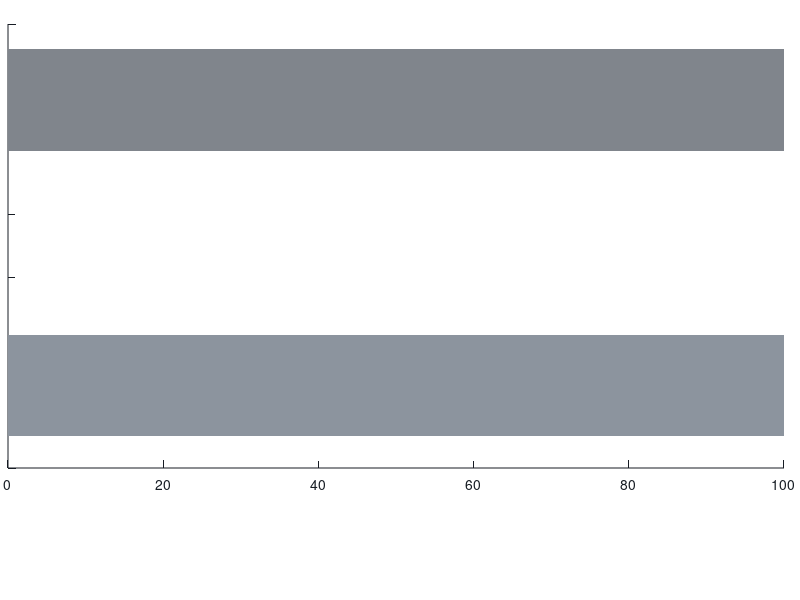

MATLAB code to generate this figure: (Note: this script raises an error after producing the figure.)
%% ================================================================
%% INDIAN ROAD CAPACITY DIGITAL TWIN
%% roadtwin.m
%%
%% USAGE (in MATLAB Command Window):
%%   >> roadtwin
%%
%% This script animates two roads side by side:
%%   TOP    - Ideal road: full capacity, vehicles at 50 km/h
%%   BOTTOM - Defect road: reduced capacity, vehicles slow near obstacle
%%
%% HOW TO USE WITH YOUR REAL DATA:
%%   1. Run analysis on your dashboard
%%   2. Click "Download MATLAB Script" button
%%   3. Rename downloaded file to roadtwin.m
%%   4. Run: >> roadtwin
%%
%% ================================================================

function roadtwin()

%% ---- PARAMETERS (auto-filled by dashboard, or edit manually) ----
base_dsv        = 1500;       %% PCU/hr  IRC:106 Table 2
reduced_cap     = 1050;       %% PCU/hr  after defects
cap_loss_pct    = 30.0;       %% % capacity lost
total_width_m   = 7.0;        %% metres
blocked_m       = 2.1;        %% metres blocked (overlap-aware)
width_factor    = 0.700;      %% effective/total width
pothole_penalty = 0.85;       %% 0.95 shallow / 0.85 moderate / 0.70 deep
num_lanes       = 2;
image_name      = 'demo_road.jpg';
defects_found   = 'pothole + street vendor';
has_pothole     = true;
has_vendor      = true;
has_parking     = false;
has_barricade   = false;

%% ---- DERIVED ----
FREE_SPD   = 50;
vc         = reduced_cap / base_dsv;
cong_spd   = FREE_SPD * (1 - (1 - vc) * 0.5);
h_i        = 3600 / max(base_dsv,  1);
h_d        = 3600 / max(reduced_cap, 1);
spc_i      = max((FREE_SPD/3.6)*h_i,  6);
spc_d      = max((cong_spd/3.6)*h_d,  4);

%% ---- LAYOUT ----
RL  = 100;  LH = 8;
TI  = 5;    TD = 50;
VL  = 4;    VH = 3;
OX  = 55;   NV = 12;
BPX = (blocked_m/total_width_m)*RL*0.35;

ly_i = arrayfun(@(l) TI + (l-0.5)*LH, 1:num_lanes);
ly_d = arrayfun(@(l) TD + (l-0.5)*LH, 1:num_lanes);

vx_i = linspace(-spc_i*(NV-1), 0, NV)';
vx_d = linspace(-spc_d*(NV-1), 0, NV)';
vs_i = FREE_SPD/3.6*0.1;
vs_d = cong_spd/3.6*0.1;

%% ---- COLOURS ----
CI = [0.11 0.62 0.46];
CD = [0.89 0.29 0.28];
RI = [0.55 0.58 0.62];
RD = [0.50 0.52 0.55];

%% ---- FIGURE ----
fig = figure('Name','Road Digital Twin','Color',[0.09 0.11 0.14],...
    'Position',[60 60 1200 680],'NumberTitle','off',...
    'MenuBar','none','ToolBar','none');
ax = axes('Parent',fig,'Position',[0.01 0.22 0.97 0.74],...
    'XLim',[0 RL],'YLim',[0 70],...
    'Color',[0.09 0.11 0.14],'XColor',[0.09 0.11 0.14],'YColor',[0.09 0.11 0.14]);
hold(ax,'on');

%% ---- DRAW ROADS ----
rectangle('Position',[0 TI RL LH*num_lanes],'FaceColor',RI,'EdgeColor','none');
rectangle('Position',[0 TD RL LH*num_lanes],'FaceColor',RD,'EdgeColor','none');

for ln = 1:num_lanes-1
    yd_i = TI+ln*LH; yd_d = TD+ln*LH;
    for x = 0:8:RL
        line([x x+4],[yd_i yd_i],'Color',[1 1 1 0.25],'LineWidth',1);
        line([x x+4],[yd_d yd_d],'Color',[1 1 1 0.25],'LineWidth',1);
    end
end
line([0 RL],[TI TI],'Color',[1 1 1],'LineWidth',2);
line([0 RL],[TI+LH*num_lanes TI+LH*num_lanes],'Color',[1 1 1],'LineWidth',2);
line([0 RL],[TD TD],'Color',[1 1 1],'LineWidth',2);
line([0 RL],[TD+LH*num_lanes TD+LH*num_lanes],'Color',[1 1 1],'LineWidth',2);

%% ---- BLOCKED ZONE ----
rectangle('Position',[OX TD BPX LH*num_lanes],...
    'FaceColor',[0.89 0.29 0.28 0.2],'EdgeColor',[0.89 0.29 0.28 0.5],'LineWidth',1);
text(OX+BPX/2, TD+LH*num_lanes+1.5, sprintf('%.1fm blocked',blocked_m),...
    'Color',[0.89 0.29 0.28],'FontSize',8,'HorizontalAlignment','center');

%% ---- DRAW DEFECTS ----
if has_pothole
    th = linspace(0,2*pi,40);
    fill(OX+2+1.8*cos(th), TD+LH*0.4+0.9*sin(th),...
        [0.25 0.18 0.18],'EdgeColor',[0.7 0.2 0.2],'LineWidth',1.5);
    text(OX+2, TD+LH*0.4+2.8,'Pothole',...
        'Color',[1 0.7 0.7],'FontSize',7,'HorizontalAlignment','center');
end
if has_vendor
    rectangle('Position',[OX+BPX*0.5-1.5 TD+LH*0.55 3 2.5],...
        'FaceColor',[0.95 0.68 0.10],'EdgeColor',[0.75 0.50 0],'Curvature',0.1);
    text(OX+BPX*0.5, TD+LH*0.55+3.8,'Vendor',...
        'Color',[0.95 0.82 0.20],'FontSize',7,'HorizontalAlignment','center');
end
if has_parking
    rectangle('Position',[OX+BPX*0.4-2 TD+LH*0.8 4 2],...
        'FaceColor',[0.89 0.29 0.28],'EdgeColor',[0.7 0.1 0.1],'Curvature',0.25);
    text(OX+BPX*0.4, TD+LH*0.8-1.5,'Illegal Parking',...
        'Color',[1 0.6 0.6],'FontSize',7,'HorizontalAlignment','center');
end
if has_barricade
    for bi = 0:2
        rectangle('Position',[OX+bi*1.8-0.3 TD 0.6 LH*num_lanes],...
            'FaceColor',[0.95 0.50 0.10],'EdgeColor',[0.75 0.30 0]);
    end
end

%% ---- LABELS ----
text(RL*0.5, TI-2.5,'IDEAL ROAD - NO DEFECTS',...
    'Color',CI,'FontSize',12,'FontWeight','bold','HorizontalAlignment','center');
text(RL*0.5, TD-2.5,['DEFECT ROAD - ' upper(defects_found)],...
    'Color',CD,'FontSize',12,'FontWeight','bold','HorizontalAlignment','center');

%% ---- CAPACITY BARS ----
BAX=88; BAW=4; BAH=16;
rectangle('Position',[BAX TI+1 BAW BAH],'FaceColor',[0.10 0.28 0.16],'EdgeColor',CI);
rectangle('Position',[BAX TI+1 BAW BAH],'FaceColor',CI,'EdgeColor','none');
text(BAX+BAW/2, TI+BAH+2.5,sprintf('%d PCU/hr',round(base_dsv)),...
    'Color',CI,'FontSize',8,'HorizontalAlignment','center');

rectangle('Position',[BAX TD+1 BAW BAH],'FaceColor',[0.24 0.08 0.08],'EdgeColor',CD);
dh = BAH*(reduced_cap/base_dsv);
fd = rectangle('Position',[BAX TD+1 BAW dh],'FaceColor',CD,'EdgeColor','none');
text(BAX+BAW/2, TD+BAH+2.5,sprintf('%d PCU/hr',round(reduced_cap)),...
    'Color',CD,'FontSize',8,'HorizontalAlignment','center');

%% ---- STATS PANEL ----
NL = newline;
annotation('rectangle',[0.01 0.01 0.47 0.18],'Color',CI,'LineWidth',1.5,'FaceColor',[0.04 0.14 0.09]);
annotation('rectangle',[0.52 0.01 0.47 0.18],'Color',CD,'LineWidth',1.5,'FaceColor',[0.16 0.05 0.05]);

s1 = ['IDEAL ROAD' NL ...
      sprintf('DSV : %d PCU/hr', round(base_dsv)) NL ...
      sprintf('Speed : %d km/h  |  Lanes : %d', round(FREE_SPD), num_lanes) NL ...
      sprintf('Carriageway : %s', strrep(image_name,'.jpg',''))];
annotation('textbox',[0.01 0.01 0.47 0.18],'String',s1,...
    'Color',[0.80 0.96 0.88],'FontSize',10,'FontName','Courier New',...
    'EdgeColor','none','VerticalAlignment','middle','HorizontalAlignment','center');

s2 = ['DEFECT ROAD' NL ...
      sprintf('Capacity : %d PCU/hr  (-%.1f%%)', round(reduced_cap), cap_loss_pct) NL ...
      sprintf('Speed : %.1f km/h  |  Width factor : %.3f', cong_spd, width_factor) NL ...
      sprintf('Pothole penalty : %.2f  |  Blocked : %.1f m', pothole_penalty, blocked_m)];
annotation('textbox',[0.52 0.01 0.47 0.18],'String',s2,...
    'Color',[0.98 0.78 0.78],'FontSize',10,'FontName','Courier New',...
    'EdgeColor','none','VerticalAlignment','middle','HorizontalAlignment','center');

ttl = sprintf('Indian Road Digital Twin  |  %s  |  Loss: %.1f%%', image_name, cap_loss_pct);
annotation('textbox',[0.01 0.94 0.98 0.05],'String',ttl,...
    'Color',[0.95 0.95 0.95],'FontSize',12,'FontWeight','bold',...
    'EdgeColor','none','HorizontalAlignment','center','FaceColor','none');

%% ---- VEHICLE PATCHES ----
vpi = gobjects(NV,1);
vpd = gobjects(NV,1);
for v = 1:NV
    ln = mod(v-1,num_lanes)+1;
    vpi(v) = rectangle('Position',[vx_i(v) ly_i(ln)-VH/2 VL VH],...
        'FaceColor',CI,'EdgeColor',[1 1 1 0.2],'Curvature',[0.3 0.4]);
    vpd(v) = rectangle('Position',[vx_d(v) ly_d(ln)-VH/2 VL VH],...
        'FaceColor',CD,'EdgeColor',[1 1 1 0.2],'Curvature',[0.3 0.4]);
end

%% ---- ANIMATION ----
fprintf('\nDigital Twin running. Close figure to stop.\n');
fprintf('Base DSV  : %d PCU/hr\n', round(base_dsv));
fprintf('Reduced   : %d PCU/hr  (-%.1f%%)\n', round(reduced_cap), cap_loss_pct);
fprintf('Defects   : %s\n\n', defects_found);

st = 0;
while isvalid(fig)
    st = st + 0.05;

    %% Ideal — constant speed
    vx_i = vx_i + vs_i;
    wr = vx_i > RL+VL;
    if any(wr)
        vx_i(wr) = min(vx_i(~wr)) - spc_i*(1:sum(wr))';
    end

    %% Defect — slow near obstacle
    for v = 1:NV
        x = vx_d(v);
        d = OX - x;
        if d > 0 && d < spc_d*3
            sp = vs_d*(0.25 + 0.75*min(1, d/(spc_d*2)));
        elseif x >= OX && x <= OX+BPX
            sp = vs_d*0.25;
        elseif x > OX+BPX
            sp = vs_d*(0.25 + 0.75*min(1,(x-OX-BPX)/20));
        else
            sp = vs_d;
        end
        vx_d(v) = vx_d(v) + sp;
    end
    wr2 = vx_d > RL+VL;
    if any(wr2)
        vx_d(wr2) = min(vx_d(~wr2)) - spc_d*(1:sum(wr2))';
    end

    %% Update patches
    for v = 1:NV
        ln = mod(v-1,num_lanes)+1;
        x  = vx_d(v);
        d  = OX - x;
        if x >= OX && x <= OX+BPX
            col = [0.95 0.50 0.10];
        elseif d > 0 && d < spc_d*3
            a = 1 - d/(spc_d*3);
            col = CD*(1-a) + [0.95 0.50 0.10]*a;
        else
            col = CD;
        end
        set(vpi(v),'Position',[vx_i(v) ly_i(ln)-VH/2 VL VH]);
        set(vpd(v),'Position',[vx_d(v) ly_d(ln)-VH/2 VL VH],'FaceColor',col);
    end

    %% Pulse defect bar
    ph = dh*(0.88 + 0.12*sin(st*2.5));
    set(fd,'Position',[BAX TD+1 BAW min(ph,BAH)]);

    drawnow limitrate;
    pause(0.012);
end
fprintf('Stopped.\n');
end
